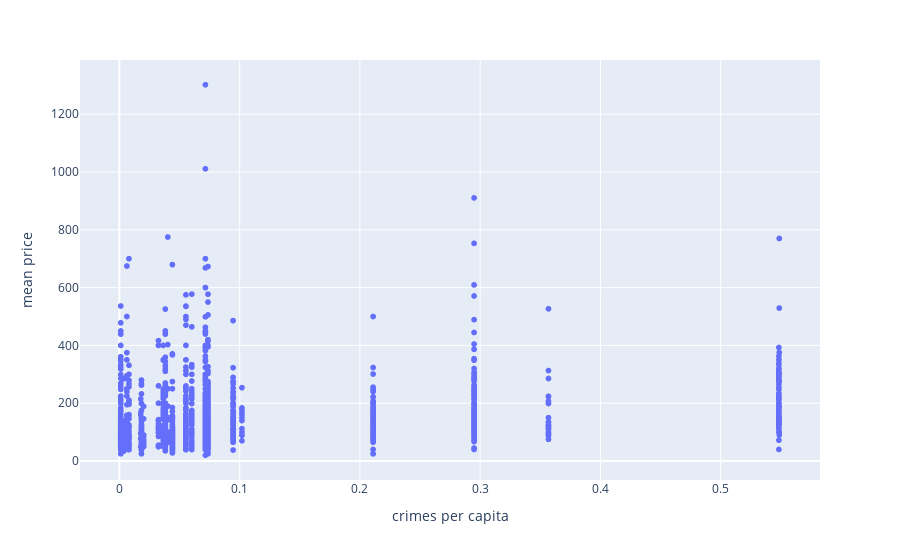

The notebook cell saved with this chart:
### Code cell
px.scatter(lstng_cnsld, x='crimes per capita', y='mean price', hover_name='neighborhood')

### Figure 1 — Plotly figure (JSON) as saved in the notebook; plotly's stock layout.template omitted (floating-point values rounded to 4 significant figures; data arrays with more than 128 entries replaced by an {"elided": "..."} marker saying what was removed)
{"data": [{"hovertemplate": "<b>%{hovertext}</b><br><br>crimes per capita=%{x}<br>mean price=%{y}<extra></extra>", "hovertext": {"elided": "3723 str values"}, "legendgroup": "", "marker": {"color": "#636efa", "symbol": "circle"}, "mode": "markers", "name": "", "showlegend": false, "type": "scattergl", "x": {"elided": "3723 float values"}, "xaxis": "x", "y": {"elided": "3723 float values"}, "yaxis": "y"}], "layout": {"legend": {"tracegroupgap": 0}, "margin": {"t": 60}, "xaxis": {"anchor": "y", "domain": [0, 1], "title": {"text": "crimes per capita"}}, "yaxis": {"anchor": "x", "domain": [0, 1], "title": {"text": "mean price"}}}}
